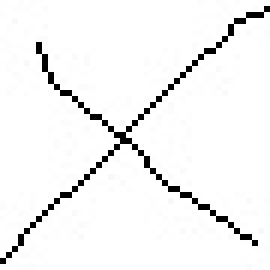
#> input picture data/operators/raw/dataset/times/exp16531.jpg, 45 x 45 px (shown 6 times larger)
$ python -i projection_rotated_cropped_operators.py   (imports and definitions only)
#> lines starting #> are read from the running program, lines starting #| are printed output that depends on the picture; after the words box and inside, x2 and y2 are one past the last pixel; in counts of white or black regions, pixels touching at a corner belong together
#> further down, picture is the input picture: shape (45, 45); min 0, max 255, mean 243.4
"""
===============================================================================
Proyecto: Inksolver
Archivo: projection_rotated_cropped_operators.py
Descripcion: Genera graficas de histogramas de proyeccion de imagenes de operadores matematicos tras rotarlas y recortarlas.
Autor: Alejandro Castro Martinez
Fecha de creacion: 2025-03-16
Ultima modificacion: 2025-03-18
Version: 1.0
===============================================================================
Dependencias:
- Python 3.10
- Librerias externas: OpenCV (cv2), NumPy, Matplotlib, os, warnings
===============================================================================
Uso:
Ejecutar el script con el siguiente comando:
    python projection_rotated_cropped_operators.py
===============================================================================
Notas:
- El dataset debe estar en '../../data/operators/raw/'.
- Las graficas generadas se guardaran en 'operator_analysis/'.
===============================================================================
"""

import os
import cv2
import numpy as np
import matplotlib.pyplot as plt
import warnings

# Suprimir warnings innecesarios de Matplotlib
# [1 line not run here, left out]

# Definir la ruta del dataset de operadores
dataset_path = "../../data/operators/raw/dataset/"
operation_categories = ["div", "equals", "sub", "sum", "times"]

# Definir la carpeta donde se guardaran las graficas
output_dir = "operator_analysis"
# [1 line not run here, left out]

def load_single_image(category):
    """
    Carga una unica imagen de una categoria especifica.

    Args:
        category (str): Nombre de la categoria.

    Returns:
        numpy.ndarray o None: Imagen en escala de grises si existe, None si no hay imagenes.
    """
    category_path = os.path.join(dataset_path, category)
    if os.path.isdir(category_path):
        image_files = os.listdir(category_path)
        if image_files:
            img_path = os.path.join(category_path, image_files[0])
            img = cv2.imread(img_path, cv2.IMREAD_GRAYSCALE)
            return img
    return None

def rotate_image_45(img):
    """
    Rota la imagen 45 grados y recorta los bordes blancos innecesarios.

    Args:
        img (numpy.ndarray): Imagen en escala de grises.

    Returns:
        numpy.ndarray: Imagen rotada y recortada.
    """
    h, w = img.shape
#> h = 45; w = 45
    center = (w // 2, h // 2)
#> center = (22, 22)

    rotation_matrix = cv2.getRotationMatrix2D(center, 45, 1.0)
    cos = np.abs(rotation_matrix[0, 0])
#> cos = 0.707
    sin = np.abs(rotation_matrix[0, 1])
#> sin = 0.707
    new_w = int((h * sin) + (w * cos))
#> new_w = 63
    new_h = int((h * cos) + (w * sin))
#> new_h = 63
    rotation_matrix[0, 2] += (new_w / 2) - center[0]
    rotation_matrix[1, 2] += (new_h / 2) - center[1]
    rotated_img = cv2.warpAffine(img, rotation_matrix, (new_w, new_h), borderValue=255, flags=cv2.INTER_NEAREST)
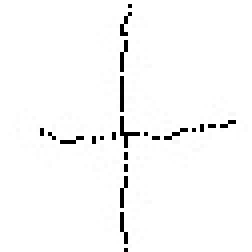
#> rotated_img: shape (63, 63) (shown 4 times larger); min 0, max 255, mean 249
    _, thresh = cv2.threshold(rotated_img, 250, 255, cv2.THRESH_BINARY_INV)
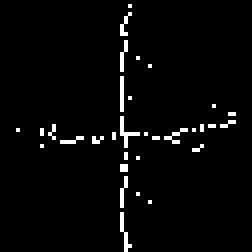
#> thresh: shape (63, 63) (shown 4 times larger); 2.9% white in thin lines or dots, all inside (x1, y1, x2, y2) = (4, 1, 59, 63)
    coords = cv2.findNonZero(thresh)
#> coords = contour of 114 points, box (x1, y1, x2, y2) (4, 1, 59, 63), area 14
    x, y, w, h = cv2.boundingRect(coords)
#> x = 4; y = 1; w = 55; h = 62
    return rotated_img[y:y+h, x:x+w]
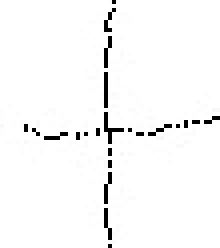
#> returned value: shape (62, 55) (shown 4 times larger); min 0, max 255, mean 248

def compute_projection_histogram(img, axis=0):
    """
    Calcula el histograma de proyeccion en la direccion especificada y lo normaliza.

    Args:
        img (numpy.ndarray): Imagen en escala de grises.
        axis (int): Direccion del histograma (0=vertical, 1=horizontal).

    Returns:
        numpy.ndarray: Histograma de proyeccion normalizado.
    """
    projection = np.sum(img, axis=axis)
    return projection / np.max(projection)

# Crear una figura grande para mostrar todas las imagenes en una sola
fig, axes = plt.subplots(len(operation_categories), 4, figsize=(16, len(operation_categories) * 3))
# [33 lines not run here, left out]
output_path = os.path.join(output_dir, "projection_rotated_cropped.png")
# [3 lines not run here, left out]

>>> import cv2
>>> picture = cv2.imread('../../data/operators/raw/dataset/times/exp16531.jpg', cv2.IMREAD_GRAYSCALE)
>>> result = rotate_image_45(picture)
